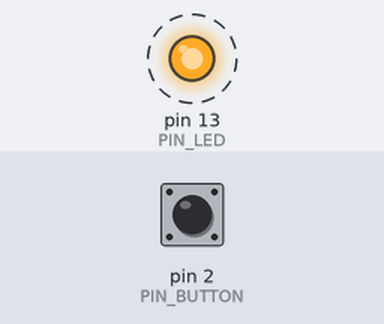
The sketch below on a simulated Arduino Uno, built with avr-gcc and run on an emulated ATmega328P. Parts: output pins drawn as LEDs (lit = HIGH). Dashed ring = blinking. Inputs (shaded band) come from the test bench; at power-on: pin 2 (PIN_BUTTON) LOW. What the sketch prints to the serial monitor is not drawn.

Above: at 3.8 s.
3.9 s: pin 2 (PIN_BUTTON) pulled HIGH for 1.8 s
Timing chart, 0 to 13.4 s (numbered marks = the images above; inputs shaded):
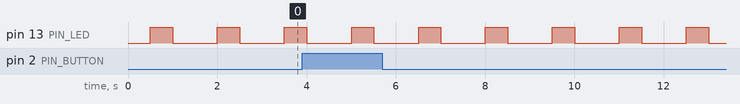

Measured:
- by itself, pin 13 (PIN_LED): alternates HIGH for 0.50 s and LOW for 1.0 s

The sketch:

firmware_base.ino
```cpp
//*------------------------------------------------------------------
//* UADER - FCyT | Ingeniería de Software II
//* Dr. Pedro E. Colla
//* TP12: Sistemas Embebidos - Arduino Uno
//* Alumno: Jesús Arévalo
//*
//* Firmware Base: Umbral al 50% de Vcc y parpadeo de 1 segundo
//*------------------------------------------------------------------

const int PIN_BUTTON = 2;          // Pulsador en pin digital 2
const int PIN_POT    = A0;         // Potenciómetro en pin analógico A0
const int PIN_LED    = LED_BUILTIN;// LED onboard (pin digital 13)

// Constantes de operación
const int UMBRAL_ADC = 511;        // 50% de 1023 (aprox 2.5V sobre 5V de Vcc)
const int BUTTON_PRESSED = HIGH;   // Estado al presionar con pull-down
const unsigned long DELAY_500MS = 500;

void setup() {
  pinMode(PIN_LED, OUTPUT);
  pinMode(PIN_POT, INPUT);
  pinMode(PIN_BUTTON, INPUT);

  Serial.begin(9600);
  Serial.println(F("--- TP12: Firmware Base (Umbral 50%, Parpadeo 1s) ---"));
}

void loop() {
  int estadoBoton = digitalRead(PIN_BUTTON);

  if (estadoBoton == BUTTON_PRESSED) {
    // Si se presiona el botón, se lee el valor analógico del potenciómetro
    int valorADC = analogRead(PIN_POT);
    float tension = (valorADC * 5.0) / 1023.0;

    // Si la tensión es la mitad que la de la fuente o menor (ADC <= 511)
    if (valorADC <= UMBRAL_ADC) {
      digitalWrite(PIN_LED, HIGH); // LED permanente encendido
      Serial.print(F("Boton Presionado | ADC: "));
      Serial.print(valorADC);
      Serial.print(F(" | Tension: "));
      Serial.print(tension, 2);
      Serial.println(F(" V (<= 50%) -> LED ON PERMANENTE"));
    } else {
      // Caso contrario: apaga el LED onboard y sigue parpadeando
      Serial.print(F("Boton Presionado | ADC: "));
      Serial.print(valorADC);
      Serial.print(F(" | Tension: "));
      Serial.print(tension, 2);
      Serial.println(F(" V (> 50%) -> LED PARPADEANDO"));

      digitalWrite(PIN_LED, LOW);
      delay(DELAY_500MS);
      digitalWrite(PIN_LED, HIGH);
      delay(DELAY_500MS);
      digitalWrite(PIN_LED, LOW);
    }
  } else {
    // En reposo (sin presionar): LED parpadea periódicamente
    digitalWrite(PIN_LED, LOW);
    delay(DELAY_500MS);
    digitalWrite(PIN_LED, HIGH);
    delay(DELAY_500MS);
    digitalWrite(PIN_LED, LOW);
  }

  // Espera de 500 ms al finalizar la lectura para repetir el ciclo
  delay(DELAY_500MS);
}
```
